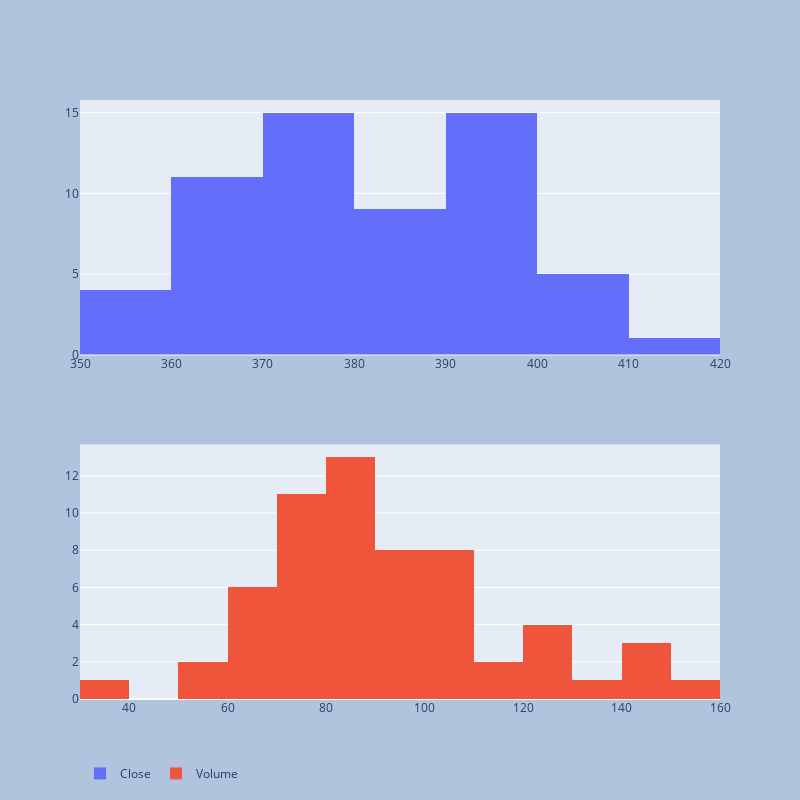

Write notebook code for a chart like this one.
### Code cell
colsToDist_4=[ 'Close','Volume' ]
print(colsToDist_4)
fig=plot_mutiple_histrogram(df,colsToDist_4,len(colsToDist_4))
pio.write_image(fig, f"{report_path}\\{symbol}_PriceVol.png")
fig

### Figure 1 — Plotly figure (JSON) as saved in the notebook; plotly's stock layout.template omitted (floating-point values rounded to 4 significant figures)
{"data": [{"name": "Close", "type": "histogram", "x": [397.8, 400.4, 406.6, 411.0, 393.1, 394.6, 390.1, 385.6, 388.6, 384.1, 377.4, 374.2, 367.9, 364.3, 363.4, 370.5, 362.8, 357.2, 366.6, 378.0, 377.1, 373.2, 362.8, 360.0, 357.7, 356.6, 366.0, 357.6, 366.8, 371.1, 368.5, 365.4, 374.3, 378.9, 384.9, 382.0, 380.0, 389.0, 386.2, 384.5, 374.9, 371.0, 376.4, 379.9, 382, 374.1, 394.7, 398.5, 395.1, 398.5, 395.4, 394.2, 396.0, 394.6, 399.9, 402.4, 402.3, 395.9, 395.2, 407.7], "xaxis": "x", "yaxis": "y"}, {"name": "Volume", "type": "histogram", "x": [70.96, 80.82, 76.62, 69.26, 122.9, 85.02, 87.63, 102.8, 73.28, 77.27, 106.7, 89.47, 122.2, 92.58, 108.3, 110.8, 113.0, 153.4, 89.76, 103.6, 88.07, 82.33, 107.7, 76.04, 92.48, 76.99, 147.3, 123.6, 93.17, 97.16, 79.75, 88.28, 130.9, 85.44, 78.85, 104.1, 81.97, 100.3, 96.63, 85.41, 127.0, 87.1, 103.4, 68.29, 84.64, 78.5, 141.5, 93.76, 71.9, 93.19, 68.51, 74.5, 92.78, 51.24, 60.43, 68.26, 30.55, 67.88, 52.31, 144.3], "xaxis": "x2", "yaxis": "y2"}], "layout": {"autosize": true, "height": 800, "legend": {"orientation": "h"}, "paper_bgcolor": "LightSteelBlue", "width": 800, "xaxis": {"anchor": "y", "autorange": true, "domain": [0, 1], "range": [350, 420], "type": "linear"}, "xaxis2": {"anchor": "y2", "autorange": true, "domain": [0, 1], "range": [30, 160], "type": "linear"}, "yaxis": {"anchor": "x", "autorange": true, "domain": [0.575, 1], "range": [0, 15.79]}, "yaxis2": {"anchor": "x2", "autorange": true, "domain": [0, 0.425], "range": [0, 13.68]}}}
